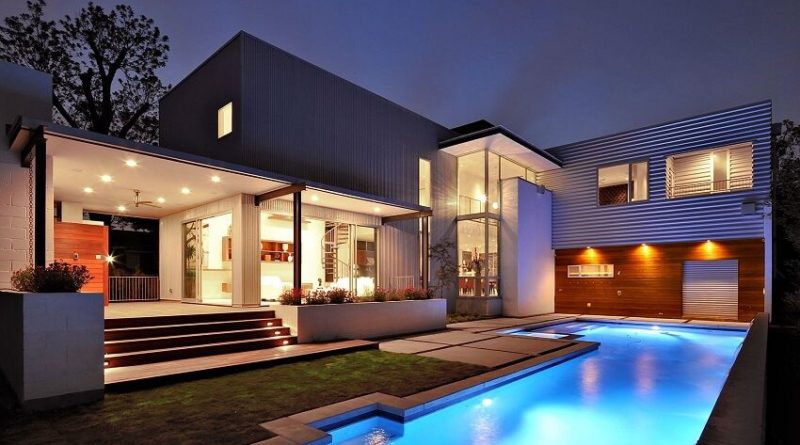
#> input picture Tarea1/processing_operation/SmoothingFilter/casa.jpg, 800 x 445 px
$ python median_blurring_smoothing_noise.py
#> lines starting #> are read from the running program, lines starting #| are printed output that depends on the picture
import cv2
import numpy as np
from matplotlib import pyplot as plt
img = cv2.imread('casa.jpg')
#> img is the input picture: shape (445, 800, 3); mean B, G, R 93.3, 85.1, 93.8
'''kernel = np.ones((5,5),np.float32)/25'''
median = cv2.medianBlur(img,5)
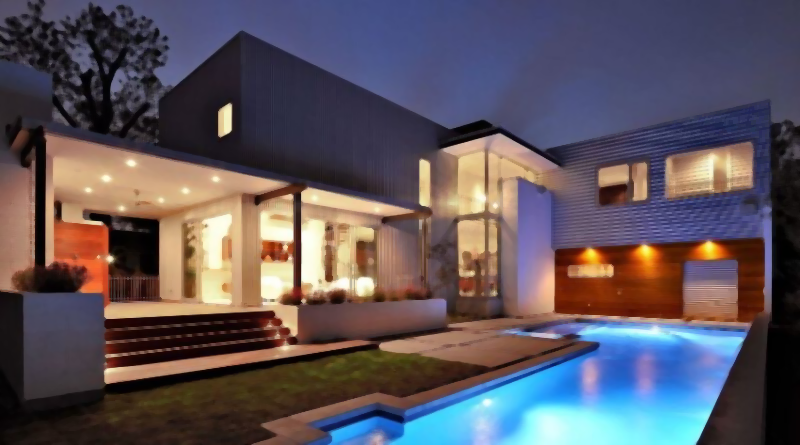
#> median: shape (445, 800, 3); mean B, G, R 92.6, 84.5, 93.3
plt.subplot(121),plt.imshow(img),plt.title('Original')
plt.xticks([]), plt.yticks([])
cv2.imwrite('median_blur_smooth_noise.jpg',median)
plt.subplot(122),plt.imshow(median),plt.title('Median Blur')
plt.xticks([]), plt.yticks([])
plt.show()
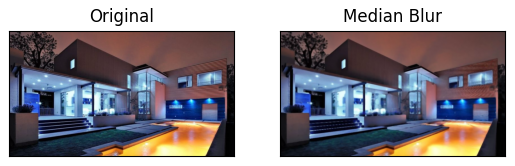
#> figure drawn by matplotlib, 2 panels; B, G, R data is drawn as R, G, B
